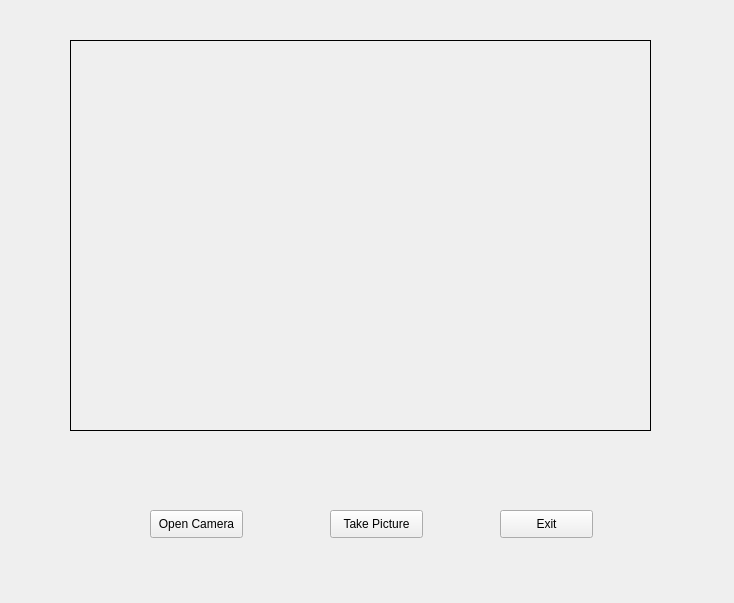
<?xml version="1.0" encoding="UTF-8"?>
<ui version="4.0">
 <class>Form</class>
 <widget class="QWidget" name="Form">
  <property name="geometry">
   <rect>
    <x>0</x>
    <y>0</y>
    <width>734</width>
    <height>603</height>
   </rect>
  </property>
  <property name="windowTitle">
   <string>Form</string>
  </property>
  <widget class="QPushButton" name="pushButton">
   <property name="geometry">
    <rect>
     <x>150</x>
     <y>510</y>
     <width>93</width>
     <height>28</height>
    </rect>
   </property>
   <property name="text">
    <string>Open Camera</string>
   </property>
  </widget>
  <widget class="QPushButton" name="pushButton_2">
   <property name="geometry">
    <rect>
     <x>500</x>
     <y>510</y>
     <width>93</width>
     <height>28</height>
    </rect>
   </property>
   <property name="text">
    <string>Exit</string>
   </property>
  </widget>
  <widget class="QPushButton" name="pushButton_3">
   <property name="geometry">
    <rect>
     <x>330</x>
     <y>510</y>
     <width>93</width>
     <height>28</height>
    </rect>
   </property>
   <property name="text">
    <string>Take Picture</string>
   </property>
  </widget>
  <widget class="QLabel" name="imgLabel">
   <property name="geometry">
    <rect>
     <x>70</x>
     <y>40</y>
     <width>581</width>
     <height>391</height>
    </rect>
   </property>
   <property name="autoFillBackground">
    <bool>false</bool>
   </property>
   <property name="frameShape">
    <enum>QFrame::Box</enum>
   </property>
   <property name="text">
    <string/>
   </property>
  </widget>
 </widget>
 <resources/>
 <connections/>
</ui>
